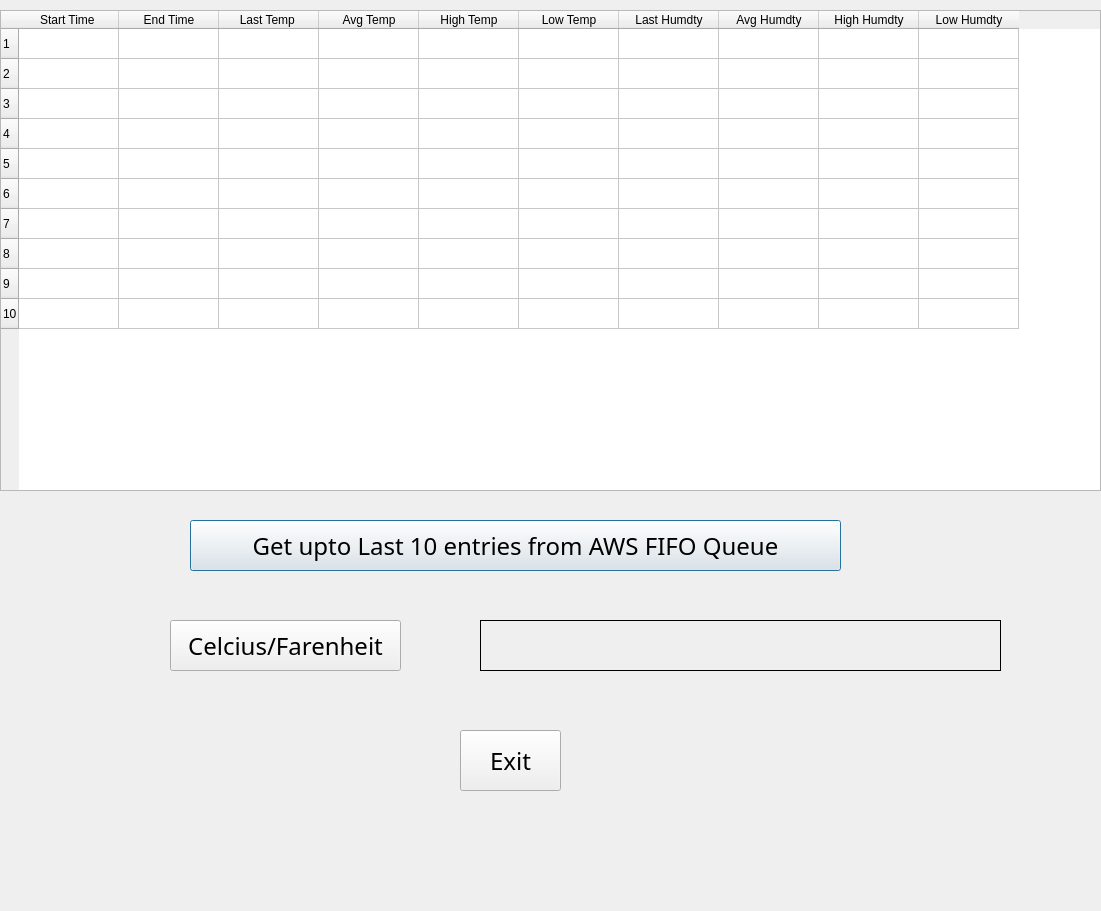
<?xml version="1.0" encoding="UTF-8"?>
<ui version="4.0">
 <class>Dialog</class>
 <widget class="QDialog" name="Dialog">
  <property name="geometry">
   <rect>
    <x>0</x>
    <y>0</y>
    <width>1101</width>
    <height>911</height>
   </rect>
  </property>
  <property name="windowTitle">
   <string>Temperatufre and Humidity</string>
  </property>
  <widget class="QPushButton" name="pushButton">
   <property name="geometry">
    <rect>
     <x>190</x>
     <y>520</y>
     <width>651</width>
     <height>51</height>
    </rect>
   </property>
   <property name="font">
    <font>
     <family>Sans Serif</family>
     <pointsize>18</pointsize>
    </font>
   </property>
   <property name="text">
    <string>Get upto Last 10 entries from AWS FIFO Queue</string>
   </property>
  </widget>
  <widget class="QPushButton" name="pushButton_2">
   <property name="geometry">
    <rect>
     <x>460</x>
     <y>730</y>
     <width>101</width>
     <height>61</height>
    </rect>
   </property>
   <property name="font">
    <font>
     <family>Sans Serif</family>
     <pointsize>18</pointsize>
    </font>
   </property>
   <property name="text">
    <string>Exit</string>
   </property>
  </widget>
  <widget class="QTableWidget" name="tableWidget">
   <property name="geometry">
    <rect>
     <x>0</x>
     <y>10</y>
     <width>1101</width>
     <height>481</height>
    </rect>
   </property>
   <property name="autoFillBackground">
    <bool>true</bool>
   </property>
   <property name="sizeAdjustPolicy">
    <enum>QAbstractScrollArea::AdjustToContents</enum>
   </property>
   <property name="rowCount">
    <number>10</number>
   </property>
   <property name="columnCount">
    <number>10</number>
   </property>
   <row/>
   <row/>
   <row/>
   <row/>
   <row/>
   <row/>
   <row/>
   <row/>
   <row/>
   <row/>
   <column>
    <property name="text">
     <string>Start Time </string>
    </property>
   </column>
   <column>
    <property name="text">
     <string>End Time</string>
    </property>
   </column>
   <column>
    <property name="text">
     <string>Last Temp </string>
    </property>
   </column>
   <column>
    <property name="text">
     <string>Avg Temp</string>
    </property>
   </column>
   <column>
    <property name="text">
     <string>High Temp</string>
    </property>
   </column>
   <column>
    <property name="text">
     <string>Low Temp</string>
    </property>
   </column>
   <column>
    <property name="text">
     <string>Last Humdty</string>
    </property>
   </column>
   <column>
    <property name="text">
     <string>Avg Humdty</string>
    </property>
   </column>
   <column>
    <property name="text">
     <string>High Humdty</string>
    </property>
   </column>
   <column>
    <property name="text">
     <string>Low Humdty</string>
    </property>
   </column>
  </widget>
  <widget class="QPushButton" name="pushButton_3">
   <property name="geometry">
    <rect>
     <x>170</x>
     <y>620</y>
     <width>231</width>
     <height>51</height>
    </rect>
   </property>
   <property name="font">
    <font>
     <family>Sans Serif</family>
     <pointsize>18</pointsize>
    </font>
   </property>
   <property name="text">
    <string>Celcius/Farenheit</string>
   </property>
  </widget>
  <widget class="QLabel" name="label">
   <property name="geometry">
    <rect>
     <x>480</x>
     <y>620</y>
     <width>521</width>
     <height>51</height>
    </rect>
   </property>
   <property name="font">
    <font>
     <pointsize>14</pointsize>
     <weight>50</weight>
     <italic>false</italic>
     <bold>false</bold>
    </font>
   </property>
   <property name="frameShape">
    <enum>QFrame::Box</enum>
   </property>
   <property name="text">
    <string/>
   </property>
  </widget>
 </widget>
 <resources/>
 <connections/>
</ui>
